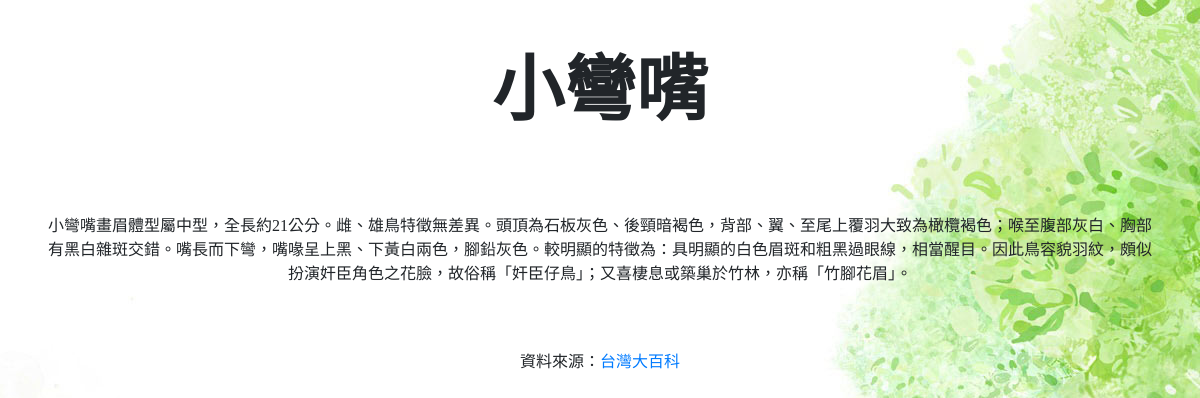
Page /bird.php?id=1 on the committed database.
### tables this page shows
CREATE TABLE `bird` (
  `id` int(11) UNSIGNED NOT NULL,
  `name` varchar(255) NOT NULL,
  `youtube` varchar(255) NOT NULL,
  `description` longtext NOT NULL,
  `source` varchar(255) NOT NULL,
  `srcname` varchar(64) NOT NULL
);

### config.php (called while the page is built, shortened)
<?php
	$mysql_table = "bird";
?>

### bird.php (the view, shortened to what this page needs)
<!DOCTYPE HTML>
<?php
	require_once("config.php");
	if(!empty($_GET['id']))
	{
		$bird = $_GET['id'];
		$result = mysqli_query($link, "select * from `".$mysql_table."` where `id` = '".$bird."'");
		$num = mysqli_num_rows($result);
		if (!empty($num))
		{
			$row = mysqli_fetch_array($result);
			$name = $row['name'];
			$description = $row['description'];
			$source = $row['source'];
			$srcname = $row['srcname'];
		}
	}
?>
<html lang="zh-tw">
	<head>
		<link rel="stylesheet" href="css/bootstrap.min.css">
		<link rel="stylesheet" href="css/fontawesome-all.min.css">
		<link rel="stylesheet" href="css/datatables.min.css">
		<link rel="stylesheet" href="css/custom.css">
	</head>
	<body>
		<div class="container text-center" id="content">
			<h1 class='display-3 font-weight-bold mt-5'><?=$name?></h1>
			<br>
			<br>
			<br>
			<p><?=$description?></p>
			<br>
			<br>
			資料來源：<a href='<?=$source?>'><?=$srcname?></a>
		</div>
	</body>
</html>

### css/custom.css (style rules this page uses)
body { background: url('../img/bg.jpg') center center no-repeat fixed; font-family: 'Microsoft JhengHei'; }

### rows in the picture
bird: name "小彎嘴", description "小彎嘴畫眉體型屬中型，全長約21公分。雌、雄鳥特徵無差異。頭頂為石板灰色、後頸暗褐色，背部、翼、至尾上覆羽大致為橄欖褐色；喉至腹部灰白、胸部有黑白雜斑交錯。嘴長而下彎，嘴喙呈上黑、下黃白兩色，腳鉛灰色。較明顯的特徵為：具明顯的白色眉斑和粗黑過眼線，相當醒目。因此鳥容貌羽紋，頗似扮演奸臣角色之花臉，故俗稱「奸臣仔鳥」；又喜棲息或築巢於竹林，亦稱「竹腳花眉」。", srcname "台灣大百科"
